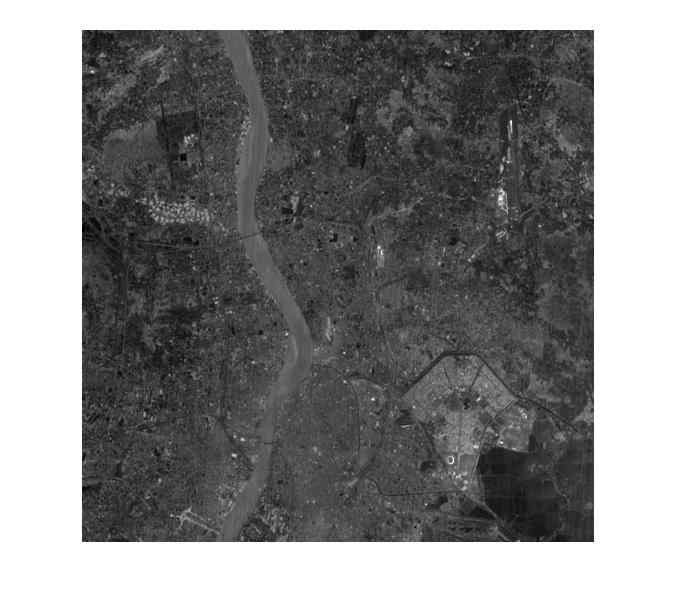
#> input picture PCA Sat/1.jpg, 676 x 598 px, found by its file name; the run also reads 2 pictures not shown here
$ python pca.py   (older library calls are emulated)
#> lines starting #> are read from the running program, lines starting #| are printed output that depends on the picture; long printed decimals are rounded
import cv2
import numpy as np
from numpy import linalg as LA
import matplotlib.pyplot as plt

im1 = cv2.imread('1.jpg', cv2.IMREAD_GRAYSCALE).flatten()
im2 = cv2.imread('2.jpg', cv2.IMREAD_GRAYSCALE).flatten()
im3 = cv2.imread('3.jpg', cv2.IMREAD_GRAYSCALE).flatten()
im4 = cv2.imread('4.jpg', cv2.IMREAD_GRAYSCALE).flatten()
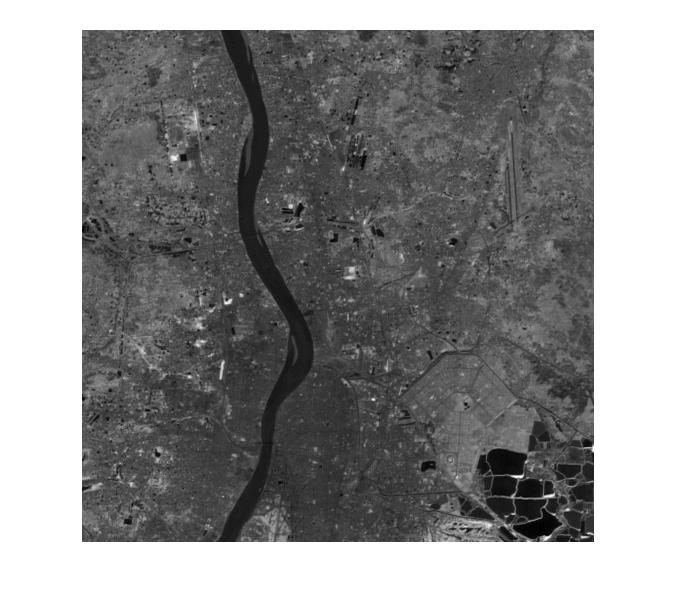
#> input picture PCA Sat/4.jpg, 676 x 598 px, found by its file name


aux_img = np.array([im1, im2, im3, im4])


aux_img = aux_img.T

def cov(im1,im2):
    global aux_img
    add = 0
    n = aux_img.shape[0]
    for x, y in zip(aux_img[:, i], aux_img[:, j]):
        add += x * y

    return add / (n - 1)

cov_matrix = np.array([[0]*4]*4, dtype = np.float)


for i in range(4):
    for j in range(4):
        cov_matrix[i, j] = cov(i,j)

print(cov_matrix)


eigen_values , eigen_vectors = LA.eig(cov_matrix)
#> eigen_values = [323.5, -9.51, -8.44, -8.76]
print(eigen_values)
#| [323.468  -9.512  -8.442  -8.762]
print(eigen_vectors)
#| [[-0.5016  0.289 -0.8097  0.09674]
#|  [-0.4991 -0.8662  0.002671  0.02212]
#|  [-0.501  0.2703  0.3162 -0.7589]
#|  [-0.4983  0.3051  0.4944  0.6436]]


pca = []

for i in range(4):
    temp = np.matmul(eigen_vectors[:, i].T, aux_img.T)
    pca.append(temp)
#> after the loop, pca = 4 items

pca = np.array(pca)

plt.figure(figsize = (15, 15))
for i in range(4):
    plt.subplot(2, 2, i + 1)
    plt.imshow(pca[i].reshape(598, 676), cmap = 'gray')
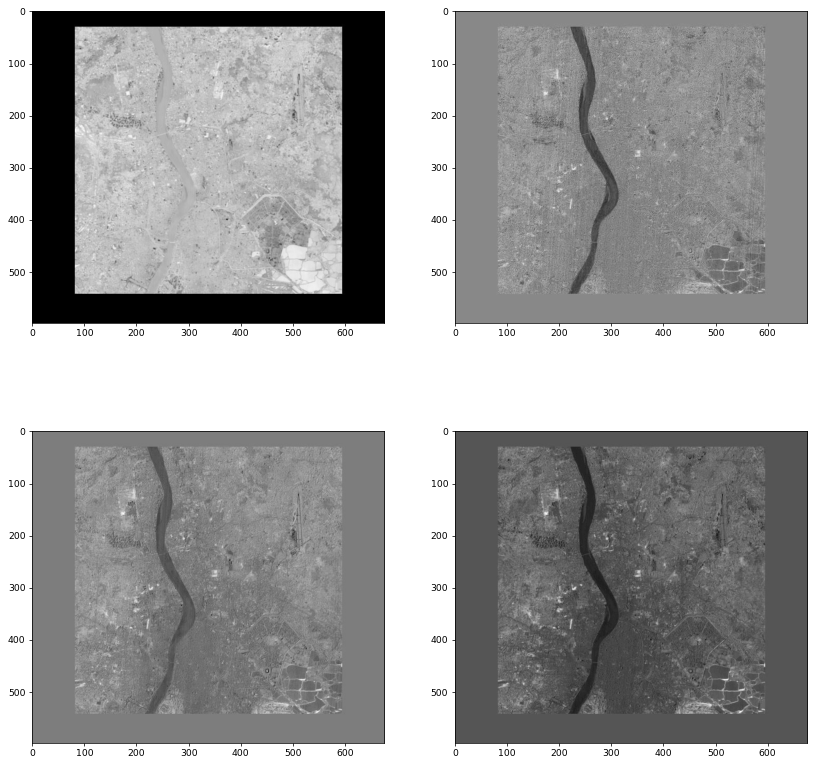
#> figure drawn by matplotlib, 4 panels
